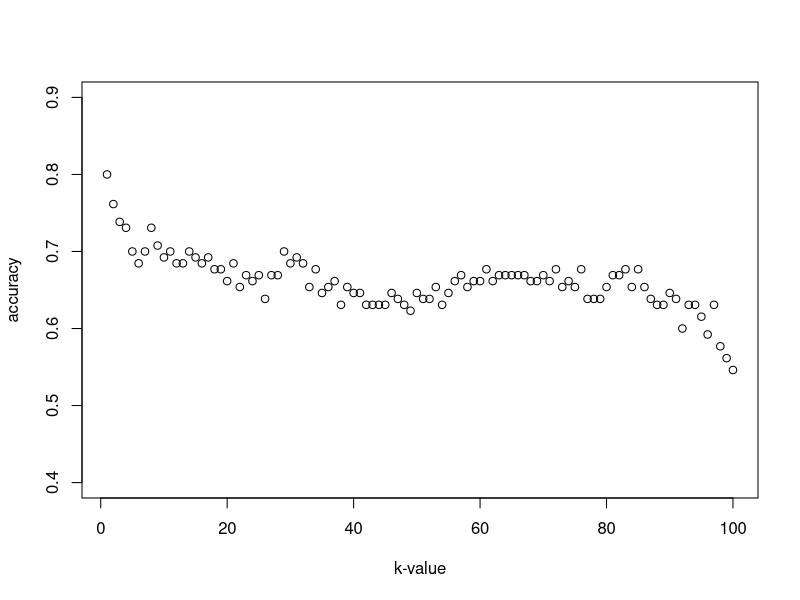

Write the R code that produced this figure.
library(class)
train = read.csv("sonar_train.csv", header=FALSE)
test = read.csv("sonar_test.csv", header=FALSE)

library(class)
#target variable을 numeric type에서 factor로 바꾼다.
train.targetVar = as.factor(train[,61])
#target var를 제외한 나머지 변수들을 전부 independent variable로 지정한다.
train.indepVar = train[,1:60]

#test와 관련된 데이터도 위와 같은 방법으로 처리한다.
test.targetVar = as.factor(test[,61])
test.indepVar = test[,1:60]

accu = c()
for(i in c(1:100)) {
  #test.fit = knn(train.indepVar, test.indepVar, train.targetVar, k=i)
  train.fit.cv = knn.cv(train.indepVar, train.targetVar, k=i)
  accu[i] = sum(train.targetVar==train.fit.cv)/length(train.targetVar)
}

plot(1:100, accu, xlab="k-value", ylab="accuracy", ylim=c(0.4, 0.9), xlim=c(1, 100))



